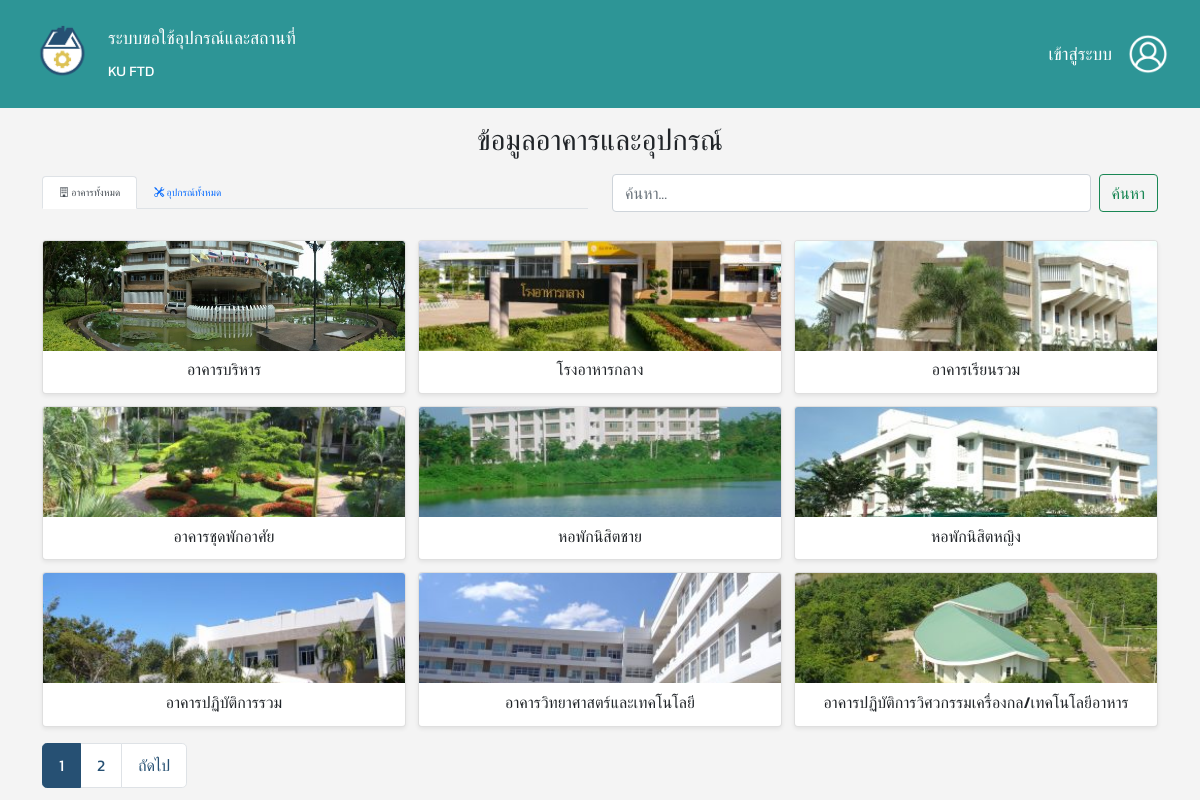
Before: /alternative_ver.php with the older database file.
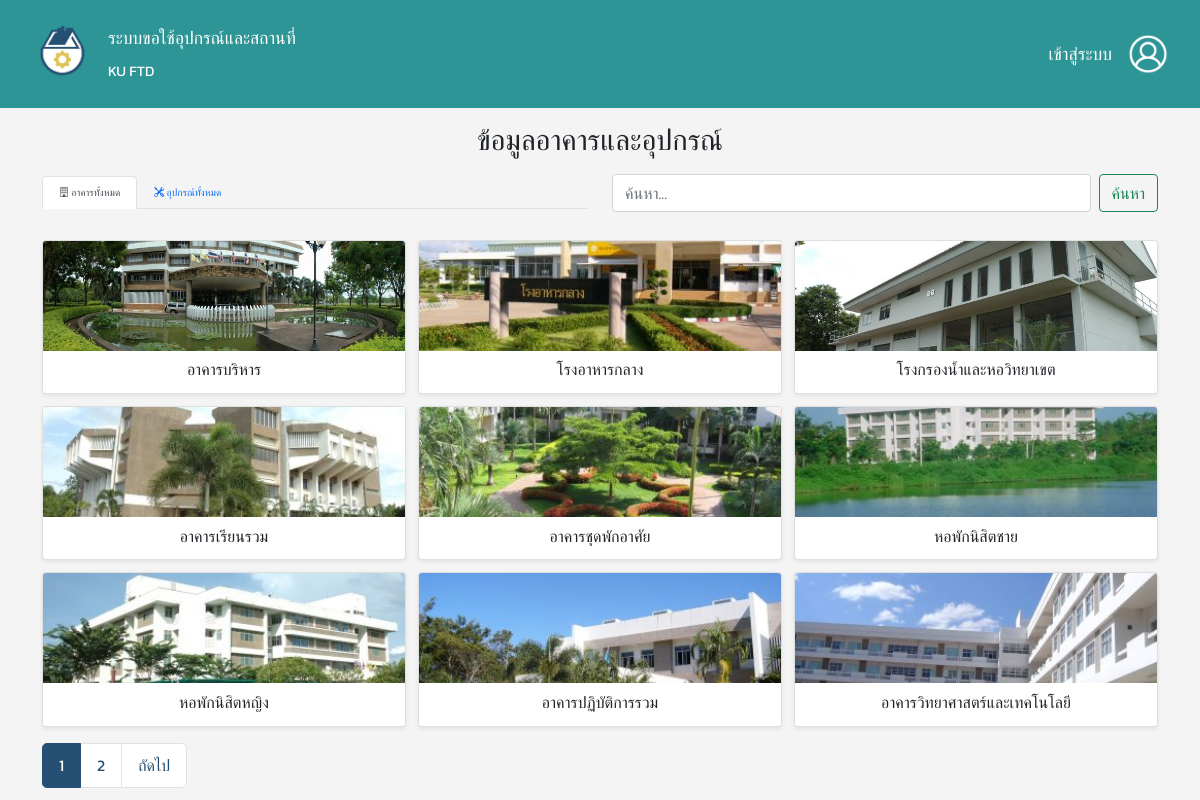
After: the same page with the newer database file.
### tables this page shows
CREATE TABLE `buildings` (
  `building_id` varchar(2) NOT NULL,
  `building_name` varchar(255) NOT NULL,
  `building_pic` varchar(255) NOT NULL
);

### alternative_ver.php (the view, shortened to what the changed rows need)
<?php
include 'database/database.php';
$items_per_page = 9;
$current_page = isset($_GET['page']) ? (int)$_GET['page'] : 1;
$offset = ($current_page - 1) * $items_per_page;
$search_query = isset($_GET['search']) ? trim($_GET['search']) : '';
$search_param = '%' . $search_query . '%';
$mode = isset($_GET['mode']) ? $_GET['mode'] : 'buildings';
$data = [];
$total_items = 0;
$detail_item = null;
try {
    if ($mode == 'buildings') {
        $sql_count = "SELECT COUNT(*) FROM buildings WHERE building_name LIKE ?";
        $stmt_count = $conn->prepare($sql_count);
        $stmt_count->bind_param("s", $search_param);
        $stmt_count->execute();
        $stmt_count->bind_result($total_items);
        $sql_data = "SELECT building_id, building_name, building_pic FROM buildings WHERE building_name LIKE ? ORDER BY building_id ASC LIMIT ? OFFSET ?";
        $stmt_data = $conn->prepare($sql_data);
        $stmt_data->bind_param("sii", $search_param, $items_per_page, $offset);
        $stmt_data->execute();
        $result_data = $stmt_data->get_result();
        while ($row = $result_data->fetch_assoc()) {
            $data[] = $row;
        }
    }
} catch (Exception $e) {
    error_log("Database Error: " . $e->getMessage());
}
$total_pages = ceil($total_items / $items_per_page);
?>
<!DOCTYPE html>
<html lang="th">
<head>
    <link href="https://cdn.jsdelivr.net/npm/bootstrap@5.0.2/dist/css/bootstrap.min.css" rel="stylesheet">
    <link rel="stylesheet" href="https://cdn.jsdelivr.net/npm/bootstrap-icons@1.11.3/font/bootstrap-icons.min.css">
    <link href="style.css" rel="stylesheet">
</head>
<body>
    <div class="container mt-0">
        <h1 class="mb-3 text-center">ข้อมูลอาคารและอุปกรณ์</h1>
        <?php
        if ($mode == 'facility_detail' && $detail_item):
            $back_link = '?mode=building_detail&building_id=' . htmlspecialchars($detail_item['building_id']);
        ?>
            <div class="card p-3 my-3">
                <h2 class="card-title mb-3">รายละเอียดสถานที่: <?php echo htmlspecialchars($detail_item['facility_name']); ?></h2>
                <div class="row">
                    <div class="col-12 col-md-4 text-center">
                        <?php if ($detail_item['facility_pic'] && file_exists($detail_item['facility_pic'])): ?>
                            <img src="<?php echo htmlspecialchars($detail_item['facility_pic']); ?>" class="detail-img img-fluid" alt="Facility Picture">
                        <?php else: ?>
                            <img src="./images/placeholder.png" class="detail-img img-fluid" alt="No Image">
                        <?php endif; ?>
                    </div>
                    <div class="col-12 col-md-8">
                        <p class="mb-1"><strong>ชื่อสถานที่:</strong> <?php echo htmlspecialchars($detail_item['facility_name']); ?></p>
                        <p class="mb-1"><strong>รายละเอียด:</strong> <?php echo nl2br(htmlspecialchars($detail_item['facility_des'])); ?></p>
                        <p class="mb-1"><strong>อาคาร:</strong> <?php echo htmlspecialchars($detail_item['building_id']); ?></p>
                        <p class="mb-1"><strong>ชื่ออาคาร:</strong> <?php echo htmlspecialchars($detail_item['building_name']); ?></p>
                    </div>
                </div>
                <div class="d-flex justify-content-start mt-3">
                    <a href="<?php echo htmlspecialchars($back_link); ?>" class="btn btn-secondary">ย้อนกลับ</a>
                </div>
            </div>
        <?php
        else:
            if (empty($data)):
        ?>
                <div class="alert alert-info text-center mt-4">
                    <?php if (!empty($search_query)): ?>
                        ไม่พบข้อมูลที่คุณค้นหา "<?php echo htmlspecialchars($search_query); ?>"
                    <?php else: ?>
                        <?php if ($mode == 'buildings'): ?>
                            ยังไม่มีข้อมูลอาคารในระบบ
                        <?php elseif ($mode == 'equipment'): ?>
                            ยังไม่มีข้อมูลอุปกรณ์ในระบบ
                        <?php elseif ($mode == 'building_detail' && $detail_item): ?>
                            ยังไม่มีข้อมูลสถานที่ในอาคาร "<?php echo htmlspecialchars($detail_item['building_name']); ?>"
                        <?php endif; ?>
                    <?php endif; ?>
                </div>
        <?php
            else:
        ?>
                <div class="row row-cols-1 row-cols-sm-2 row-cols-md-2 row-cols-lg-3 g-2 mt-0">
                    <?php foreach ($data as $item): ?>
                        <div class="col">
                            <div class="card h-100 shadow-sm">
                                <?php
                                $img_src = './images/placeholder.png';
                                $item_name = '';
                                $link_href = '#';
                                if ($mode == 'buildings') {
                                    $img_src = ($item['building_pic'] && file_exists($item['building_pic'])) ? htmlspecialchars($item['building_pic']) : $img_src;
                                    $item_name = htmlspecialchars($item['building_name']);
                                    $link_href = '?mode=building_detail&building_id=' . htmlspecialchars($item['building_id']);
                                } elseif ($mode == 'equipment') {
                                    $img_src = ($item['equip_pic'] && file_exists($item['equip_pic'])) ? htmlspecialchars($item['equip_pic']) : $img_src;
                                    $item_name = htmlspecialchars($item['equip_name']);
                                    $link_href = '?mode=equip_detail&equip_id=' . htmlspecialchars($item['equip_id']);
                                } elseif ($mode == 'building_detail') {
                                    $img_src = ($item['facility_pic'] && file_exists($item['facility_pic'])) ? htmlspecialchars($item['facility_pic']) : $img_src;
                                    $item_name = htmlspecialchars($item['facility_name']);
                                    $link_href = '?mode=facility_detail&facility_id=' . htmlspecialchars($item['facility_id']);
                                }
                                ?>
                                <a href="<?php echo $link_href; ?>" class="card-img-link">
                                    <img src="<?php echo $img_src; ?>" class="card-img-top" alt="<?php echo $item_name; ?>">
                                </a>
                                <div class="card-body d-flex flex-column">
                                    <h5 class="card-title text-center"><?php echo $item_name; ?></h5>
                                </div>
                            </div>
                        </div>
                    <?php endforeach; ?>
                </div>
                <nav aria-label="Page navigation" class="pagination-container mt-2 mb-0">
                    <ul class="pagination pagination-lg">
                        <?php for ($i = 1; $i <= $total_pages; $i++): ?>
                            <li class="page-item <?php echo ($i == $current_page) ? 'active' : ''; ?>">
                                <a class="page-link" href="?mode=<?php echo htmlspecialchars($mode); ?>&page=<?php echo $i; ?><?php echo !empty($search_query) ? '&search=' . htmlspecialchars($search_query) : ''; ?><?php echo ($mode == 'building_detail' && isset($_GET['building_id'])) ? '&building_id=' . htmlspecialchars($_GET['building_id']) : ''; ?>">
                                    <?php echo $i; ?>
                                </a>
                            </li>
                        <?php endfor; ?>
                    </ul>
                </nav>
        <?php
            endif;
        endif;
        ?>
    </div>
</body>
</html>

Changed rows visible on the page:
no longer on this page (row unchanged): buildings: building_pic (picture), building_name "อาคารปฏิบัติการวิศวกรรมเครื่องกล/เทคโนโลยีอาหาร"
added buildings: building_pic (picture), building_name "โรงกรองน้ำและหอวิทยาเขต"
